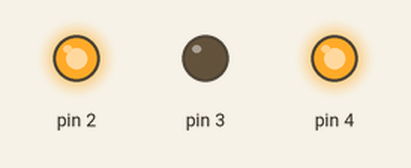
Bench run of a sketch on a simulated Arduino Uno, built with avr-gcc and run on an emulated ATmega328P. Parts: output pins drawn as LEDs (lit = HIGH).

Above: at 0.5 s.
At 1.5 s:
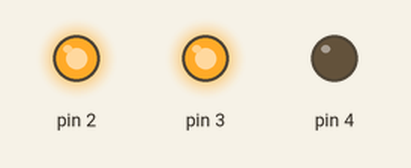
Timing chart, 0 to 3.0 s (numbered marks = the images above):
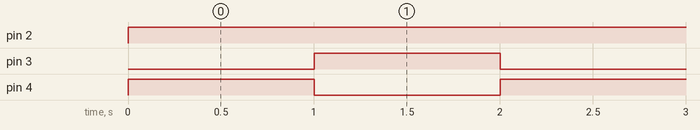

The sketch:

Aufgabe1_a_3LED_abwechselnd.ino
```cpp
void setup() {

  // put your setup code here, to run once:

  pinMode(4, OUTPUT);
  pinMode(3, OUTPUT);
  pinMode(2, OUTPUT);

  // legt Pin 4 als Ausgang fest

}


void loop() {

  // put your main code here, to run repeatedly:

digitalWrite(4, HIGH); // legt Spannung auf Pin 4
digitalWrite(3, LOW); // setzt Pin 3 auf 0 Volt
digitalWrite(2, HIGH); // legt Spannung auf Pin 4


delay(1000); // wartet 1000 Millisekunden

digitalWrite(4, LOW); // setzt Pin 4 auf 0 Volt
digitalWrite(3, HIGH); // legt Spannung auf Pin 3


delay(1000); // wartet 1000 Millisekunden

// Ablauf beginnt von vorne

}
```

Measured:
- by itself, pin 2: LOW → HIGH at 0.00 s
- by itself, pin 3, pin 4: alternates HIGH for 1.0 s and LOW for 1.0 s
